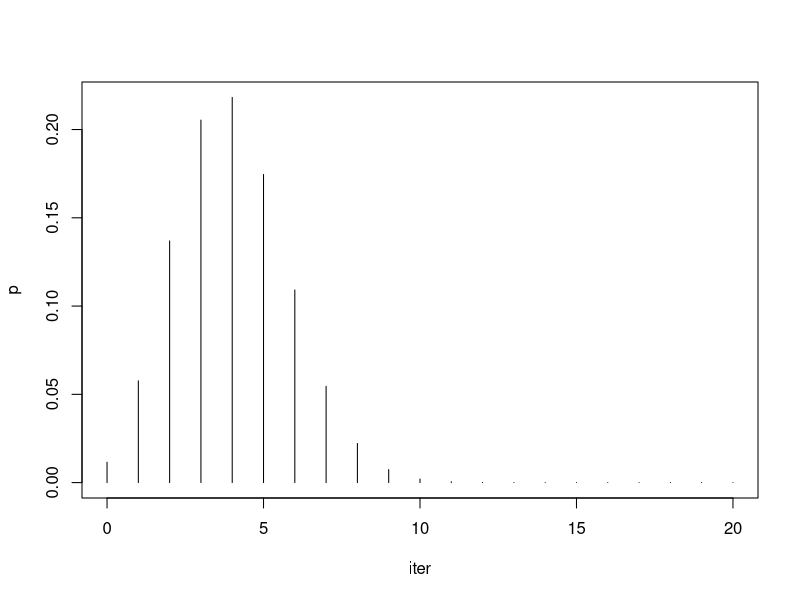

Here is the R script that generated this plot:
#2
#2a
x <- 4
size <- 20
prob <- 0.2
dbinom(x, size, prob)

#2b
iter = seq(0, size, by = 1)
p = dbinom(iter, size, prob)
length(iter) == length(p)
plot(iter,p,type='h')

#2c
mean(rbinom(x, size, prob) <= 4)
var(rbinom(x, size, prob))
